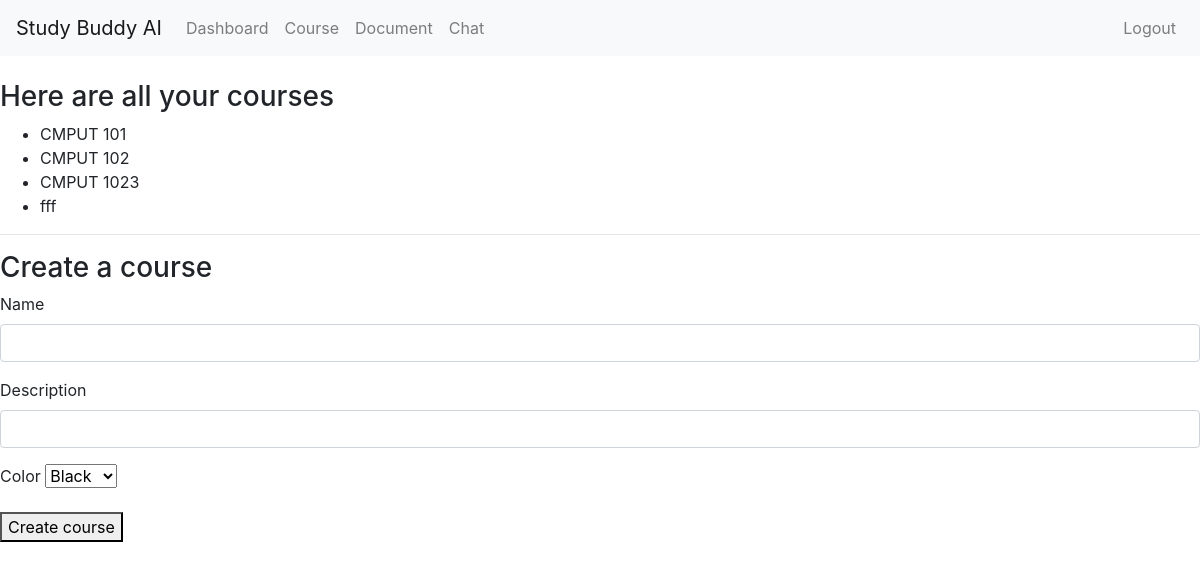
Before: /course (signed in) with the older database file.
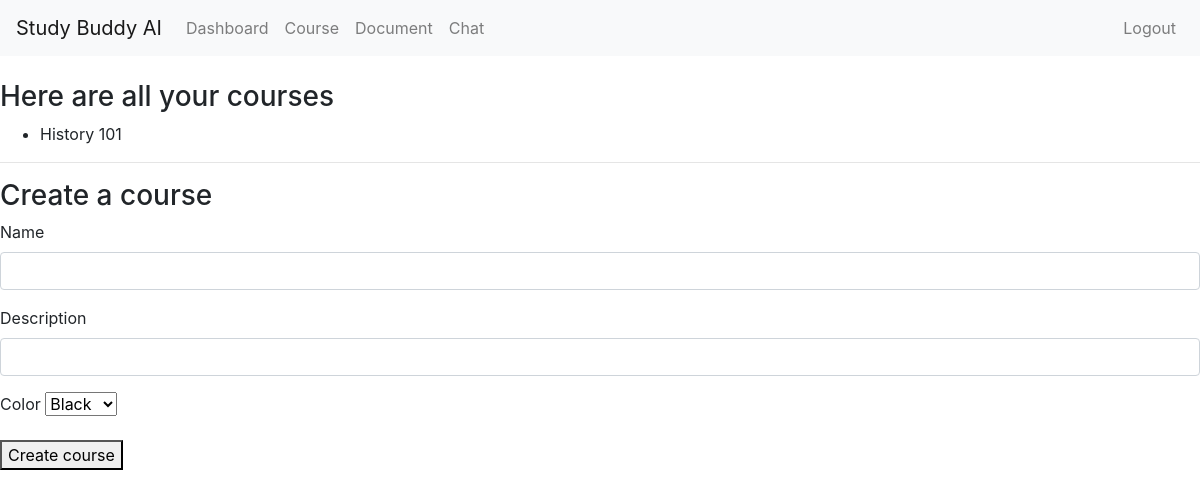
After: the same page with the newer database file.
### core/models.py (models this page shows, shortened)
class Course(models.Model):
    COLOR_CHOICES = [
        ('black','Black'),
        ('red', 'Red'),
        ('blue', 'Blue'),
        ('green', 'Green'),
        ('yellow', 'Yellow'),
    ]
    id = models.CharField(primary_key=True, default=generate, editable=False)
    name = models.CharField(max_length=50)
    description = models.CharField(max_length=200, default="No course description")
    user = models.ForeignKey('auth.User', on_delete=models.CASCADE)
    color = models.CharField(max_length=20, choices=COLOR_CHOICES, default='red')
    created_at = models.DateTimeField(auto_now_add=True)

### core/views.py (the view)
# urls.py: path('course', views.course, name='course'),
@login_required
def course(request):
    courses = Course.objects.filter(user=request.user)
    context = {
        'courses': courses
    }
    return render(request, 'course.html', context)

### templates/course.html (shortened to what this page needs)
{% extends 'base.html' %}
{% block content %}
<h3>Here are all your courses</h3>
<ul>
    {% for course in courses %}
      <li>{{ course.name }}</li>
    {% empty %}
      <li>No courses found.</li>
    {% endfor %}
</ul>
<hr>
<h3>Create a course</h3>
<form method="post" action="{% url 'create_course' %}">
    <div class="form-group">
        <label for="name">Name</label>
        <input type="text" class="form-control" id="name" name="name" required>
    </div>
    <div class="form-group">
        <label for="description">Description</label>
        <input type="text" class="form-control" id="description" name="description" required>
    </div>
    <div class="form-group">
        <label for="color">Color</label>
        <select name="color">
            <option value="black">Black</option>
        </select>
    </div>
    <button type="submit">Create course</button>
</form>
{% endblock %}

### templates/base.html (shortened to what this page needs)
<!DOCTYPE html>
<html lang="en">
  <head>
    <link rel="stylesheet" href="https://stackpath.bootstrapcdn.com/bootstrap/4.3.1/css/bootstrap.min.css">
  </head>
  <body>
    <nav class="navbar navbar-expand-lg navbar-light bg-light mb-4">
      <a class="navbar-brand" href="/">Study Buddy AI</a>
      <div class="collapse navbar-collapse">
        <ul class="navbar-nav mr-auto">
          {% if user.is_authenticated %}
            <li class="nav-item"><a class="nav-link" href="/dashboard">Dashboard</a></li>
            <li class="nav-item"><a class="nav-link" href="/course">Course</a></li>
            <li class="nav-item"><a class="nav-link" href="/document">Document</a></li>
            <li class="nav-item"><a class="nav-link" href="/chat">Chat</a></li>
          {% endif %}
        </ul>
        <ul class="navbar-nav ml-auto">
          {% if user.is_authenticated %}
            <li class="nav-item"><a class="nav-link" href="/logout">Logout</a></li>
          {% else %}
            <li class="nav-item"><a class="nav-link" href="/login">Login</a></li>
            <li class="nav-item"><a class="nav-link" href="/register">Register</a></li>
          {% endif %}
        </ul>
      </div>
    </nav>
    {% block content %}{% endblock %}
  </body>
</html>

Changed rows visible on the page:
removed Course: name "CMPUT 101"
removed Course: name "CMPUT 102"
removed Course: name "CMPUT 1023"
removed Course: name "fff"
added Course: name "History 101"
